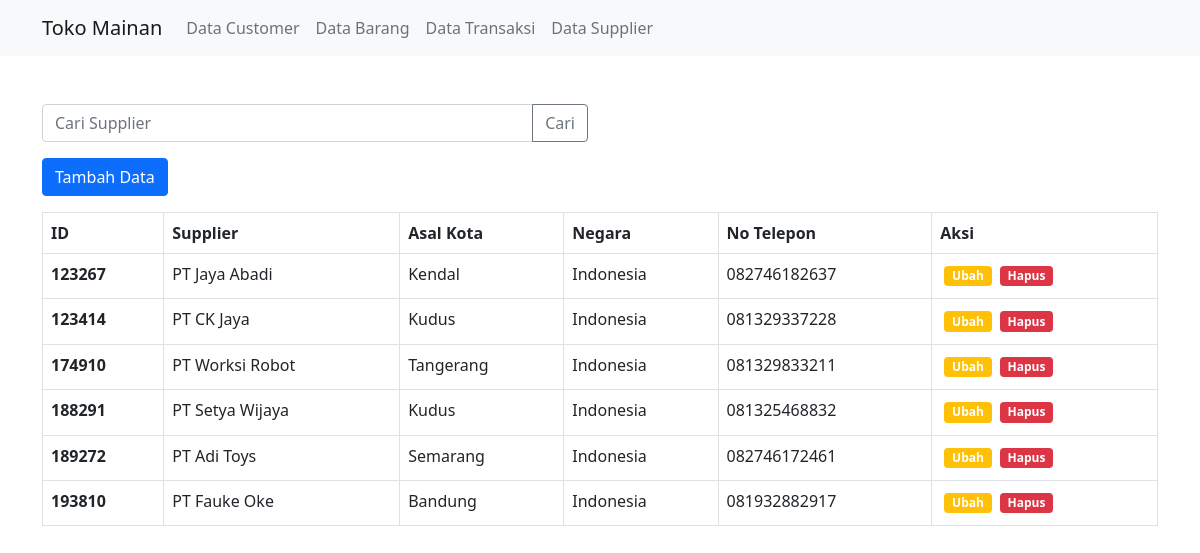
The page /public/Supplier on the database as committed earlier.
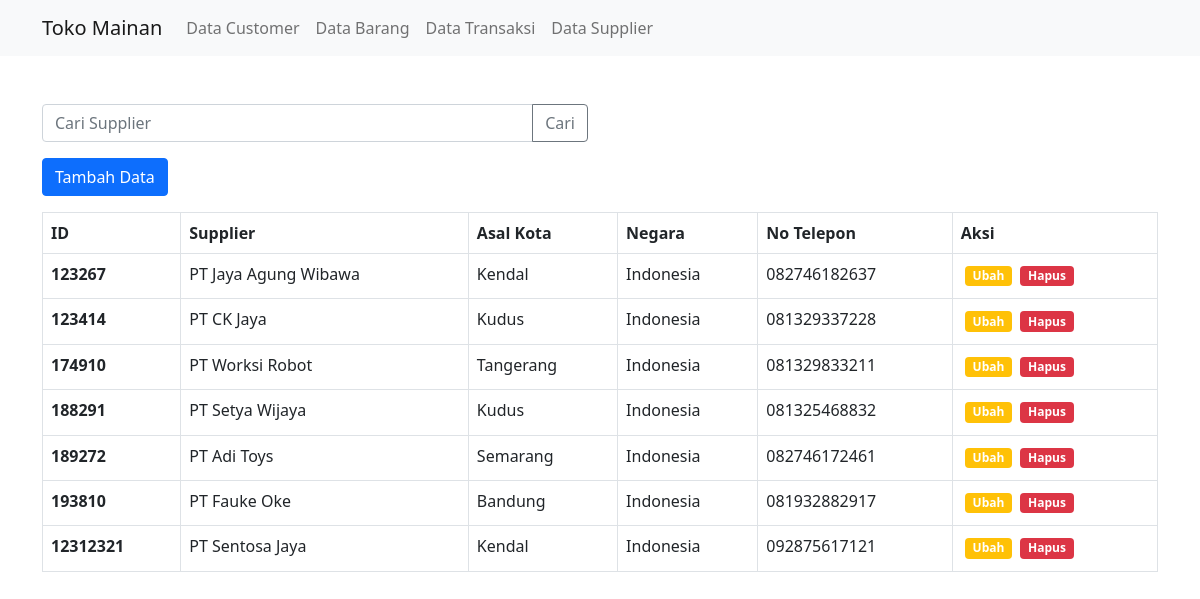
The same page on the database as committed later.
### tables this page shows
CREATE TABLE `tbl_supplier` (
  `id` int(10) NOT NULL,
  `companyName` varchar(20) NOT NULL,
  `city` varchar(10) NOT NULL,
  `country` varchar(10) NOT NULL,
  `phone` varchar(13) NOT NULL
);

### app/core/Controller.php (called while the page is built, shortened)
<?php
class Controller{
    public function view($view,$data=[]){
        require_once '../app/views/'.$view.'.php';
    }
    public function model($model){
        return new $model;
    }
}

### app/controllers/Supplier.php (called while the page is built, shortened)
<?php
class Supplier extends Controller
{
    public function index()
    {
        $data['title'] = 'Supplier';
        $data['supplier'] = $this->model("ModelSupplier")->getAllSupplier();
        $this->view('supplier/index', $data);
    }
}

### app/core/App.php (called while the page is built, shortened)
<?php
class App
{
    protected $method = 'index';
    protected $params = [];
    public function __construct()
    {
        $this->controller = new $this->controller;
        call_user_func_array([$this->controller, $this->method], $this->params);
    }
}

### public/index.php (called while the page is built, shortened)
<?php
$app = new App;

### app/core/Database.php (called while the page is built, shortened)
<?php
class Database
{
    private $host = DB_HOST;
    private $user = DB_USER;
    private $pass = DB_PASS;
    private $db_name = DB_NAME;
    private $dbh;
    private $stmt;
    public function __construct()
    {
        $dsn = "mysql:host=$this->host;dbname=$this->db_name";
        $option = [
            PDO::ATTR_PERSISTENT => true,
            PDO::ATTR_ERRMODE => PDO::ERRMODE_EXCEPTION
        ];
        try {
            $this->dbh = new PDO($dsn, $this->user, $this->pass,$option);
        } catch (PDOException $e) {
            die($e->getMessage());
        }
    }
    public function query($query){
        $this->stmt = $this->dbh->prepare($query);
    }
    public function execute(){
        $this->stmt->execute();
    }
    public function resultSet(){
        $this->execute();
        return $this->stmt->fetchAll(PDO::FETCH_ASSOC);
    }
}

### app/models/ModelSupplier.php (called while the page is built, shortened)
<?php
class ModelSupplier{
    private $table = "tbl_supplier";
    private $db;
    public function __construct()
    {
        $this->db = new Database;
    }
    public function getAllSupplier(){
        $query = "SELECT * FROM $this->table";
        $this->db->query($query);
        return $this->db->resultSet();
    }
}

### app/views/supplier/index.php (the view, shortened to what this page needs)
<div class="container mt-5">
    <div class="row mb-3">
        <div class="col-lg-6">
            <form action="<?= BASEURL; ?>Supplier/search" method="POST">
                <div class="input-group">
                    <input type="text" class="form-control" placeholder="Cari Supplier" name="keyword" id="keyword" autocomplete="off">
                    <button class="btn btn-outline-secondary" type="submit" id="tombolcari">Cari</button>
                </div>
            </form>
        </div>
    </div>
    <div class="row mb-3">
        <div class="col-lg-6">
            <button type="button" class="btn btn-primary tambahData" data-bs-toggle="modal" data-bs-target="#formModal">
                Tambah Data
            </button>
        </div>
    </div>
    <table class="table table-bordered mb-5">
        <thead>
            <tr>
                <th scope="col">ID</th>
                <th scope="col">Supplier</th>
                <th scope="col">Asal Kota</th>
                <th scope="col">Negara</th>
                <th scope="col">No Telepon</th>
                <th scope="col">Aksi</th>
            </tr>
        </thead>
        <tbody>
            <?php
            foreach ($data['supplier'] as $supplier) :
            ?>
                <tr>
                    <th scope="row"><?= $supplier['id']; ?></th>
                    <td><?= $supplier['companyName']; ?></td>
                    <td><?= $supplier['city']; ?></td>
                    <td><?= $supplier['country']; ?></td>
                    <td><?= $supplier['phone']; ?></td>
                    <td>
                        <a href="<?= BASEURL; ?>Supplier/update/<?= $supplier['id']; ?>" class="badge bg-warning float-start m-lg-1 tampilModalUpdate" data-bs-toggle="modal" data-bs-target="#formModal" data-id="<?= $supplier['id'] ?>" style="text-decoration: none;">Ubah</a>
                        <a href="<?= BASEURL; ?>Supplier/delete/<?= $supplier['id']; ?>" class="badge bg-danger float-start m-lg-1" style="text-decoration: none;" onclick="return confirm('Ingin dihapus ?');">Hapus</a>
                    </td>
                </tr>
            <?php endforeach ?>
        </tbody>
    </table>
</div>

Rows that differ between the two databases and show on the page:
changed tbl_supplier id 123267: companyName "PT Jaya Abadi" → "PT Jaya Agung Wibawa"
added tbl_supplier: id "12312321", companyName "PT Sentosa Jaya", city "Kendal", country "Indonesia", phone "092875617121"
